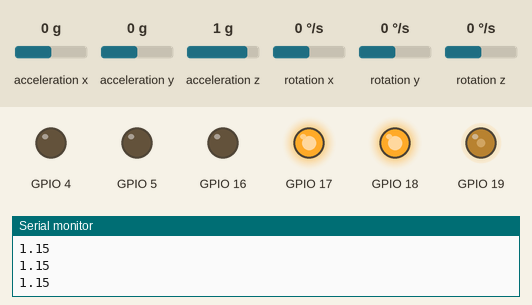
Simulated run of this program. Board: ESP32. Shown: output pins drawn as LEDs (lit = HIGH), the last lines printed to the serial monitor. The inputs (shaded band) are chosen by the test bench; at power-on: acceleration x 0 g, rotation y 0 °/s, acceleration y 0 g, acceleration z 1 g, rotation x 0 °/s, rotation z 0 °/s. Nothing arrives over Bluetooth unless stated.

Above: at 1.4 s.
1.5 s: acceleration x set to 0.8 g
At 1.9 s:
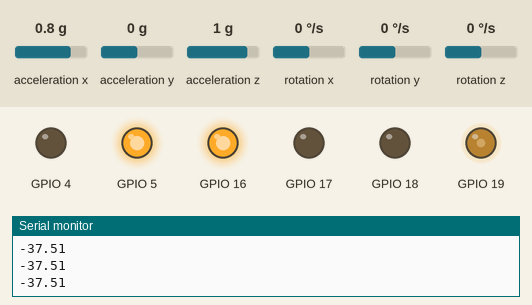
3.0 s: acceleration x set to 0.2 g
4.5 s: acceleration x set to -0.1 g
At 5.2 s:
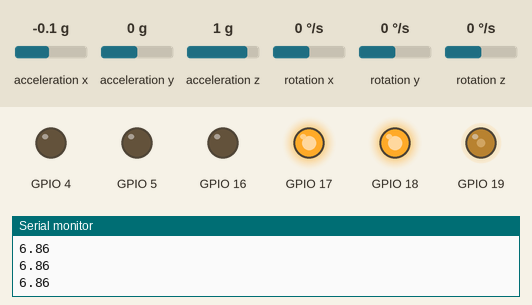
6.0 s: acceleration x set to 0.1 g
At 6.4 s:
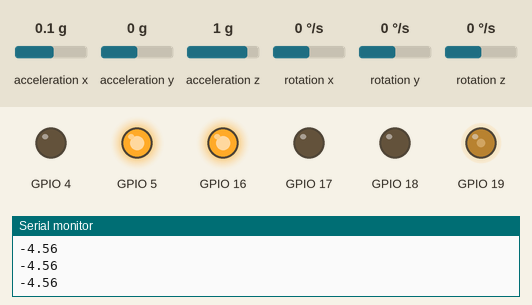
7.5 s: rotation y set to 192 °/s
At 8.24 s:
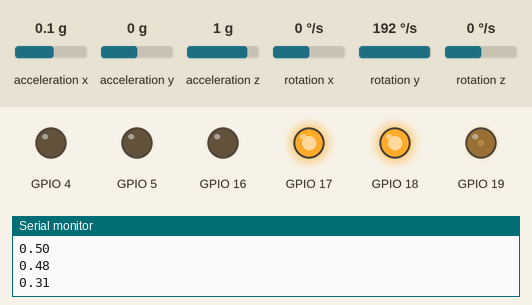
10.5 s: acceleration x set to -1.4 g
Timing chart, 0 to 13.0 s (numbered marks = the images above; inputs shaded):
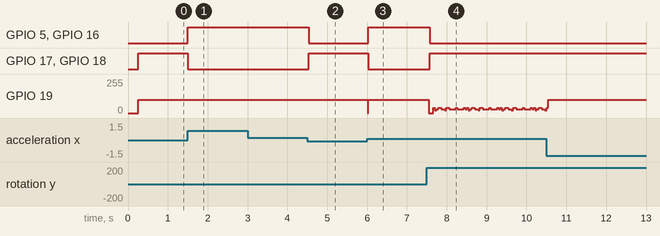

Measured:
- the behaviour switches between 0.1 and 0 g on acceleration x (found by bisection; images 1 and 2)
- after the input at 1.5 s, GPIO 5, GPIO 16: LOW → HIGH at once; GPIO 17, GPIO 18: HIGH → LOW at once
- after the input at 4.5 s, GPIO 5, GPIO 16: HIGH → LOW at once; GPIO 17, GPIO 18: LOW → HIGH at once
- after the input at 6.0 s, GPIO 5, GPIO 16: LOW → HIGH at once; GPIO 17, GPIO 18: HIGH → LOW at once; GPIO 19: 100/255 → 0/255 at once, → 100/255 0.01 s later
- after the input at 7.5 s, GPIO 5, GPIO 16: HIGH → LOW after 0.08 s; GPIO 17, GPIO 18: LOW → HIGH after 0.08 s; GPIO 19: 100/255 → 0/255 after 0.05 s, then repeats every 0.84 s: 40/255 0.04 s, 20/255 0.04 s, 30/255 0.04 s, 40/255 0.08 s, 30/255 0.08 s, 20/255 0.04 s, 40/255 0.08 s, 2 × (30/255 0.16 s, 40/255 0.04 s), 30/255 0.04 s

The program:

main.cpp
```cpp
#include "Robot.h"
#include "BluetoothSerial.h"


int constexpr scl = 22;
int constexpr sda = 21;

int constexpr in1 = 18;
int constexpr in2 = 5;
int constexpr in3 = 17;
int constexpr in4 = 16;
int constexpr enableA = 19;
int constexpr enableB = 4;

int constexpr encoderA = 34;
int constexpr encoderB = 35;
int constexpr encoderC = 27;
int constexpr encoderD = 12;

Robot robot(
    { in1, in2, in3, in4, enableA, enableB },
    sda, scl
);

void setup()
{
    Serial.begin(115200);
    robot.setUp();
}

void loop()
{
    robot.run();
}
```

Bluetooth.cpp
```cpp
#include "Bluetooth.h"

void Bluetooth::serialSetup()
{
    _serialCommunicator.begin("esp32");
    Serial.println("Serial Bluetooth initialized");
}

bool Bluetooth::serialAvailable()
{
    return _serialCommunicator.available();
}

String Bluetooth::getString()
{
    return _serialCommunicator.readStringUntil('\n');
}

void Bluetooth::writeString(String const& message)
{
    _serialCommunicator.println(message);
}
```

Bluetooth.h
```cpp
#ifndef __BLUETOOTH_H__
#define __BLUETOOTH_H__

#include <BluetoothSerial.h>


class Bluetooth
{
public:
    void serialSetup();
    bool serialAvailable();
    String getString();
    void writeString(String const& message);

private:
    BluetoothSerial _serialCommunicator;
};


#endif
```

EncoderFeedback.cpp
```cpp
#include "EncoderFeedback.h"

#include <Arduino.h>

EncoderFeedback::EncoderFeedback(int const encoderA, int const encoderB)
    : _encoderA(encoderA)
    , _encoderB(encoderB)
{
}

void EncoderFeedback::setup()
{
    attachInterruptArg(digitalPinToInterrupt(_encoderA), encoderFeedbackIsr, this, RISING);
}

int32_t EncoderFeedback::getPulseCount() const
{
    return _pulseCount;
}

void EncoderFeedback::resetPulseCount()
{
    _pulseCount = 0;
}

void IRAM_ATTR EncoderFeedback::encoderFeedbackIsr(void* motor)
{
    auto* instance = static_cast<EncoderFeedback*>(motor);
    instance->handleEncoder();
}

void EncoderFeedback::handleEncoder()
{
    bool const readA = digitalRead(_encoderA);
    bool const readB = digitalRead(_encoderB);

    _pulseCount += readA == readB ? 1 : -1;
}
```

EncoderFeedback.h
```cpp
#ifndef __ENCODER_FEEDBACK_H__
#define __ENCODER_FEEDBACK_H__

#include <esp_attr.h>
#include <cstdint>


class EncoderFeedback
{
public:
    EncoderFeedback(int encoderA, int encoderB);

    void setup();

    int32_t getPulseCount() const;
    void resetPulseCount();

    static void IRAM_ATTR encoderFeedbackIsr(void* motor);
    void handleEncoder();

private:
    volatile int32_t _pulseCount = 0;

    int _encoderA;
    int _encoderB;
};


#endif
```

Mpu6050.cpp
```cpp
#include "Mpu6050.h"


Mpu6050::Mpu6050(int const sda, int const scl)
    : _mpu(Wire)
    , _timer(0)
    , _gyroBias(0)
    , _accOffset(0)
{
    Wire.begin(sda, scl);
}

void Mpu6050::setUp()
{
    byte const status = _mpu.begin();
    delay(250);
    if (status != 0)
    {
        Serial.println("MPU6050 init failed!");
        delay(1000);
    }
}

double Mpu6050::getRoll()
{
    _mpu.update();
    static double roll = 0.0f;

    roll = complementaryFilter(roll);
    _timer = millis();

    return roll + _errorOffset;             // Change with the calibrated values from calibrate()
}

double Mpu6050::complementaryFilter(double const lastAngle)
{
    double constexpr alpha = 0.93;
    double const dt = (millis() - _timer) / 1000.0;
    double const correctedGyro = _mpu.getGyroY() - _gyroBias;

    return alpha * (lastAngle + correctedGyro * dt) + (1 - alpha) * (_mpu.getAccAngleY() - _accOffset);
}

void Mpu6050::calibrate()
{
    double gyroCalibrationRate = 0.0;
    double accCalibrationRate = 0.0;
    int constexpr samples = 500;

    for (int i = 0; i <= samples; i++)
    {
        _mpu.update();
        gyroCalibrationRate += _mpu.getGyroY();
        accCalibrationRate += _mpu.getAccAngleY();
        delay(1);
    }

    _gyroBias = gyroCalibrationRate / samples;
    _accOffset = accCalibrationRate / samples;
}
```

Mpu6050.h
```cpp
#ifndef __MPU_6050_H__
#define __MPU_6050_H__

#include <MPU6050_light.h>
#include <Wire.h>


class Mpu6050
{
public:
    Mpu6050(int sda, int scl);

    void setUp();
    double getRoll();

private:
    double complementaryFilter(double lastAngle);
    void calibrate();

    MPU6050 _mpu;
    u_long _timer;

    double _gyroBias;
    double _accOffset;

    double const _errorOffset = 1.15;
};


#endif
```

PidCalculator.cpp
```cpp
#include "PidCalculator.h"

#include <Arduino.h>


PidCalculator::PidCalculator(double const kp, double const ki, double const kd)
    : _kp(kp)
    , _ki(ki)
    , _kd(kd)
{
}

double PidCalculator::getResult(double const error)
{
    unsigned long const currentTime = millis();
    double const deltaTime = (currentTime - _previousTime) / 1000.0;
    _previousTime = currentTime;

    double const proportional = getProportional(error);
    double const integral = getIntegral(error, deltaTime);
    double const derivative = getDerivative(error, deltaTime);

    _previousError = error;

    return proportional + integral + derivative;
}

void PidCalculator::reset()
{
    _integralAccumulation = 0.0;
    _previousError = 0.0;
    _previousTime = 0;
}

void PidCalculator::setGains(double const kp, double const ki, double const kd)
{
    _kp = kp;
    _ki = ki;
    _kd = kd;
}

double PidCalculator::getProportional(double const error) const
{
    return error * _kp;
}

double PidCalculator::getIntegral(double const error, double const deltaTime)
{
    _integralAccumulation += error * deltaTime;
    _integralAccumulation = constrain(_integralAccumulation, -300.0, 300.0);

    return _ki * _integralAccumulation;
}

double PidCalculator::getDerivative(double const error, double const deltaTime) const
{
    double const derivative = (error - _previousError) / deltaTime;
    return _kd * derivative;
}
```

PidCalculator.h
```cpp
#ifndef __PID_CALCULATOR_H__
#define __PID_CALCULATOR_H__

class PidCalculator
{
public:
    PidCalculator(double kp, double ki, double kd);

    double getResult(double error);
    void reset();

    void setGains(double kp, double ki, double kd);

private:
    double getProportional(double error) const;
    double getIntegral(double error, double deltaTime);
    double getDerivative(double error, double deltaTime) const;

    double _kp;
    double _ki;
    double _kd;

    double _integralAccumulation = 0.0;
    double _previousError = 0.0;
    unsigned long _previousTime = 0;
};


#endif
```

Robot.cpp
```cpp
#include "Robot.h"


void IRAM_ATTR Robot::imuReadIsr()
{
    imuUpdateFlag = true;
}

volatile bool Robot::imuUpdateFlag = false;

Robot::Robot(MotorsDriver::MotorPins const& pins, int sda, int scl)
    : _motors(pins)
    , _imu(sda, scl)
    , _pidBalance(0.0, 0.0, 0.0)
{
}

void Robot::setUp()
{
    _bluetooth.serialSetup();
    _motors.setUp();
    _imu.setUp();
    setTimerIsr();
}

void Robot::run()
{
    if (_bluetooth.serialAvailable())
    {
        readFromBluetooth();
    }
    if (imuUpdateFlag)
    {
        imuUpdateFlag = false;
        balance();
        Serial.println(_imu.getRoll());
    }
}

void Robot::balance()
{
    double const roll = _imu.getRoll();
    double const output =  _pidBalance.getResult(roll);

    if (abs(roll) > 0.5)
    {
        int const velocity = static_cast<int>(abs(output));
        if (_imu.getRoll() > 0)
        {
            moveForward(velocity);
        }
        else
        {
            moveBackward(velocity);
        }
    }
    else
    {
        stop();
    }
}

void Robot::moveForward(int const velocity)
{
    _motors.moveForward(velocity);
}

void Robot::moveBackward(int const velocity)
{
    _motors.moveBackward(velocity);
}

void Robot::stop()
{
    _motors.stop();
}

void Robot::readFromBluetooth()
{
    String const message = _bluetooth.getString();
    if (message.startsWith("PID"))
    {
        int const kpIndex = message.indexOf("kp = ");
        int const kiIndex = message.indexOf("ki = ");
        int const kdIndex = message.indexOf("kd = ");
        if (kpIndex != -1 && kiIndex != -1 && kdIndex != -1)
        {
            String const kp = message.substring(kpIndex + 5, kiIndex - 1);
            String const ki = message.substring(kiIndex + 5, kdIndex - 1);
            String const kd = message.substring(kdIndex + 5);

            _pidBalance.setGains(kp.toDouble(), ki.toDouble(), kd.toDouble());
        }
    }
}

void Robot::setTimerIsr()
{
    hw_timer_t* timer0Cfg = nullptr;
    timer0Cfg = timerBegin(0, 80, true);
    timerAttachInterrupt(timer0Cfg, &imuReadIsr, true);
    timerAlarmWrite(timer0Cfg, 5000, true);
    timerAlarmEnable(timer0Cfg);
}
```

Robot.h
```cpp
#ifndef __ROBOT_H__
#define __ROBOT_H__

#include "Bluetooth.h"
#include "MotorsDriver.h"
#include "Mpu6050.h"
#include "PidCalculator.h"

class Robot
{
public:
    Robot(MotorsDriver::MotorPins const& pins, int sda, int scl);

    void setUp();
    void run();

    static void IRAM_ATTR imuReadIsr();
    static volatile bool imuUpdateFlag;

private:
    void balance();
    void moveForward(int velocity);
    void moveBackward(int velocity);
    void stop();

    void readFromBluetooth();
    void setTimerIsr();

    Bluetooth _bluetooth;
    MotorsDriver _motors;
    Mpu6050 _imu;
    PidCalculator _pidBalance;
};


#endif
```

MotorsDriver.cpp
```cpp
#include "MotorsDriver.h"

#include <Arduino.h>
#include <esp32-hal-gpio.h>


MotorsDriver::MotorsDriver(MotorPins const& pins)
    : _pins(pins)
{
}

void MotorsDriver::setUp() const
{
    pinMode(_pins.in1, OUTPUT);
    pinMode(_pins.in2, OUTPUT);
    pinMode(_pins.in3, OUTPUT);
    pinMode(_pins.in4, OUTPUT);
    pinMode(_pins.enableA, OUTPUT);
    pinMode(_pins.enableB, OUTPUT);
}

void MotorsDriver::moveForward(int const velocity) const
{
    setDirection(HIGH, LOW, HIGH, LOW);
    move(velocity);
}

void MotorsDriver::moveBackward(int const velocity) const
{
    setDirection(LOW, HIGH, LOW, HIGH);
    move(velocity);
}

void MotorsDriver::stop() const
{
    analogWrite(_pins.enableA, 0);
}

void MotorsDriver::setDirection(uint8_t const in1, uint8_t const in2, uint8_t const in3, uint8_t const in4) const
{
    digitalWrite(_pins.in1, in1);
    digitalWrite(_pins.in2, in2);
    digitalWrite(_pins.in3, in3);
    digitalWrite(_pins.in4, in4);
}

void MotorsDriver::move(int const velocity) const
{
    int absoluteValue = abs(velocity);
    absoluteValue += _velocityOffset;
    absoluteValue = constrain(absoluteValue, 0, 255);

    analogWrite(_pins.enableA, absoluteValue);
}
```

MotorsDriver.h
```cpp
#ifndef __MOTORS_DRIVER_H__
#define __MOTORS_DRIVER_H__

#include <cstdint>
#include <esp_attr.h>


class MotorsDriver
{
public:
    struct MotorPins { int in1; int in2; int in3; int in4; int enableA; int enableB; };

    MotorsDriver(MotorPins const& pins);

    void setUp() const;

    void moveForward(int velocity) const;
    void moveBackward(int velocity) const;
    void stop() const;

private:
    void setDirection(uint8_t in1, uint8_t in2, uint8_t in3, uint8_t in4) const;
    void move(int velocity) const;
    MotorPins _pins;

    int const _velocityOffset = 100;
};


#endif
```
